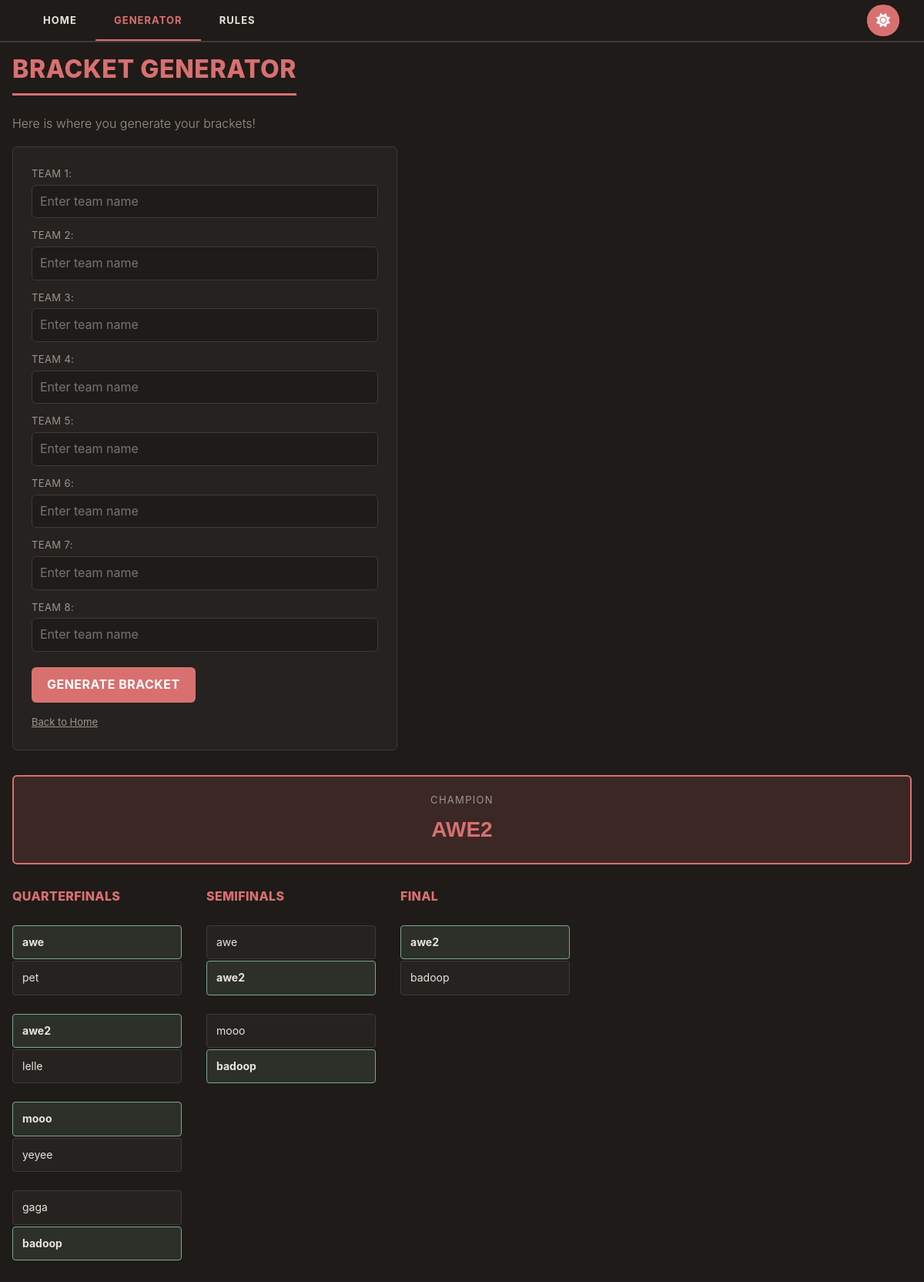
Before: /bracket with the older database file.
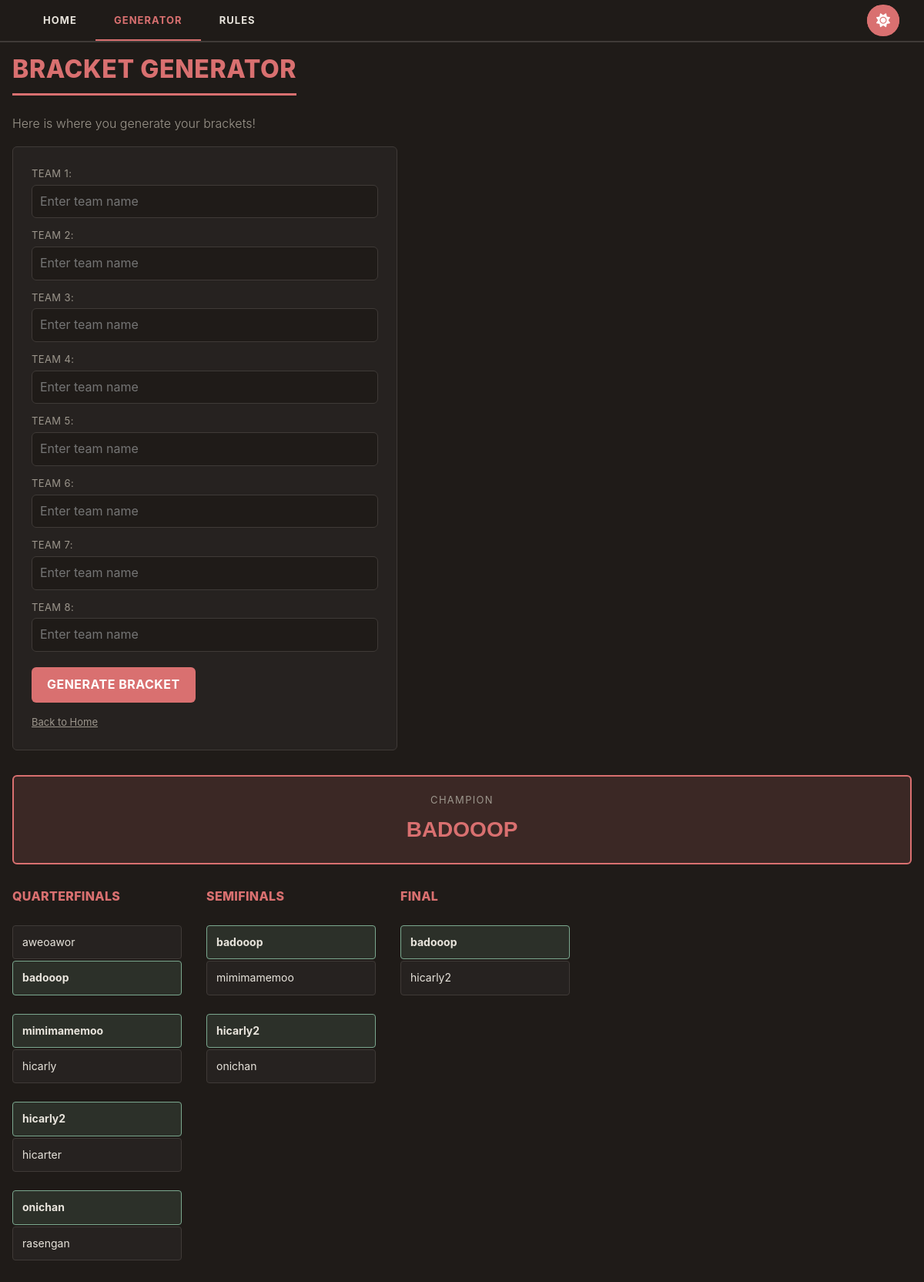
After: the same page with the newer database file.
### app.py (models this page shows)
class Bracket(db.Model):
    __tablename__ = 'teams'
    id = db.Column(db.Integer, primary_key=True)
    name = db.Column(db.String(100), nullable=False)
    seed = db.Column(db.Integer, nullable=False)

class Match(db.Model):
    __tablename__ = 'matches'
    id = db.Column(db.Integer, primary_key=True)
    round = db.Column(db.Integer, nullable=False)
    match_index = db.Column(db.Integer, nullable=False)
    team1_id = db.Column(db.Integer, db.ForeignKey('teams.id'), nullable=True)
    team2_id = db.Column(db.Integer, db.ForeignKey('teams.id'), nullable=True)
    winner_id = db.Column(db.Integer, db.ForeignKey('teams.id'), nullable=True)
    team1 = db.relationship('Bracket', foreign_keys=[team1_id])
    team2 = db.relationship('Bracket', foreign_keys=[team2_id])
    winner = db.relationship('Bracket', foreign_keys=[winner_id])

### app.py (the view)
@app.route("/bracket")
def bracket():
    teams = Bracket.query.all()
    matches = Match.query.order_by(Match.round, Match.match_index).all()
    return render_template('bracket.html', teams=teams, matches=matches)

### templates/bracket.html
{% extends 'base.html' %}
{% block content %}
<h1>Bracket Generator</h1>
<p>Here is where you generate your brackets!</p>
<form action="/setup" method="POST" class="setup-form">
    {% for i in range(1, 9) %}
    <div class="setup-field">
        <label for="team{{ i }}">Team {{ i }}:</label>
        <input type="text" id="team{{ i }}" name="team{{ i }}" placeholder="Enter team name" required>
    </div>
    {% endfor %}
    <button type="submit" class="setup-submit">Generate Bracket</button>
    <div class="back-link">
        <a href="{{ url_for('index') }}">Back to Home</a>
    </div>
</form>
{% set final_match = matches | selectattr('round', 'equalto', 3) | first %}
{% if final_match and final_match.winner_id %}
<div class="champion-banner">
    <span class="champion-label">Champion</span>
    <span class="champion-name">{{ final_match.winner.name }}</span>
</div>
{% endif %}
<div class="bracket-wrapper">
{% for round_num in [1, 2, 3] %}
<div class="round">
    <h2>
        {% if round_num == 1 %} Quarterfinals
        {% elif round_num == 2 %} Semifinals
        {% elif round_num == 3 %} Final
        {% endif %}
    </h2>
    {% for match in matches if match.round == round_num %}
    <div class="match">
        {% if match.team1_id %}
            {% if match.winner_id %}
                <div class="team {% if match.winner_id == match.team1_id %}winner{% endif %}">
                    {{ match.team1.name }}
                </div>
            {% else %}
                <form action="{{ url_for('declare_winner', match_id=match.id, winner_id=match.team1_id) }}" method="POST" class="team-form">
                    <button type="submit" class="team team-button">{{ match.team1.name }}</button>
                </form>
            {% endif %}
        {% else %}
            <div class="team team-tbd">TBD</div>
        {% endif %}
        {% if match.team2_id %}
            {% if match.winner_id %}
                <div class="team {% if match.winner_id == match.team2_id %}winner{% endif %}">
                    {{ match.team2.name }}
                </div>
            {% else %}
                <form action="{{ url_for('declare_winner', match_id=match.id, winner_id=match.team2_id) }}" method="POST" class="team-form">
                    <button type="submit" class="team team-button">{{ match.team2.name }}</button>
                </form>
            {% endif %}
        {% else %}
            <div class="team team-tbd">TBD</div>
        {% endif %}
    </div>
    {% endfor %}
</div>
{% endfor %}
</div>
{% endblock %}

### templates/base.html (shortened to what this page needs)
<!DOCTYPE html>
<html lang="en">
<head>
    <link href="https://cdn.jsdelivr.net/npm/bootstrap@5.3.8/dist/css/bootstrap.min.css" rel="stylesheet">
    <link rel="stylesheet" href="https://cdnjs.cloudflare.com/ajax/libs/font-awesome/6.4.0/css/all.min.css">
    <link rel="stylesheet" href="{{ url_for('static', filename='style.css') }}">
</head>
<body>
    <nav>
        <ul class="nav-links">
            <li><a href="{{ url_for( 'index' )}}"{% if request.endpoint == 'index' %} class="active"{% endif %}>Home</a></li>
            <li><a href="{{ url_for('bracket')}}"{% if request.endpoint == 'bracket' %} class="active"{% endif %}>Generator</a></li>
            <li><a href="{{ url_for('rules')}}"{% if request.endpoint == 'rules' %} class="active"{% endif %}>Rules</a></li>
        </ul>
        <div class="theme-button-wrapper" id="theme-toggle">
           <button class="theme-icon-btn" id="icon-btn" onclick="toggleExpand()">
                <i class="fa-solid fa-sun"></i>
            </button>
        </div>
    </nav>
    <div class="container">
    {% block content %}
    {% endblock %}
    </div>
</body>
</html>

Changed rows visible on the page:
no longer on this page (row edited): Bracket: winner.name "AWE2"
now on this page (row edited): Bracket: winner.name "BADOOOP"
changed Match: winner_id 1 → 2 (drawn); team1.name "awe" → "aweoawor"; team2.name "pet" → "badooop"
changed through a linked row, Match: team1.name "awe2" → "mimimamemoo"; team2.name "lelle" → "hicarly"
changed through a linked row, Match: team1.name "mooo" → "hicarly2"; team2.name "yeyee" → "hicarter"
changed Match: winner_id 8 → 7 (drawn); team1.name "gaga" → "onichan"; team2.name "badoop" → "rasengan"
changed Match (number 5 of 7 on the later page): winner_id 3 → 2 (drawn); team1.name "awe" → "badooop"; team2.name "awe2" → "mimimamemoo"
changed Match (number 6 of 7 on the later page): winner_id 8 → 5 (drawn); team1.name "mooo" → "hicarly2"; team2.name "badoop" → "onichan"
changed Match (number 7 of 7 on the later page): team1.name "awe2" → "badooop"; team2.name "badoop" → "hicarly2"
